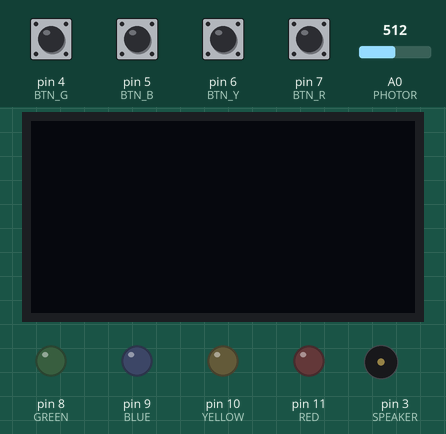
The sketch below on a simulated Arduino Uno, built with avr-gcc and run on an emulated ATmega328P. On the bench: 128×64 one-colour display, output pins drawn as LEDs (lit = HIGH), buzzer (waves = sounding). The inputs (shaded band) are chosen by the test bench; at power-on: pin 4 (BTN_G), pin 5 (BTN_B), pin 6 (BTN_Y), pin 7 (BTN_R) HIGH, A0 (PHOTOR) = 512. Random numbers use the default seed unless the sketch sets one; what the sketch prints to the serial monitor is not drawn.

Above: at 2.8 s.
2.9 s: pin 6 (BTN_Y) pulled LOW for 0.15 s
At 5.2 s:
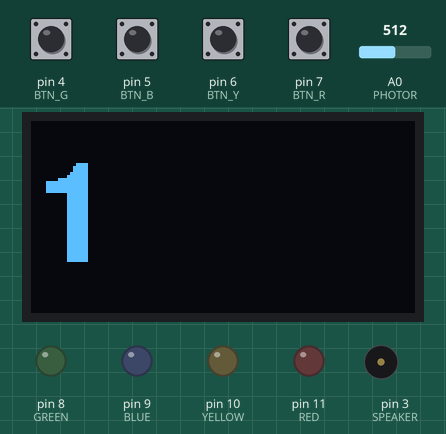
5.7 s: pin 4 (BTN_G) pulled LOW for 0.15 s
At 6.4 s:
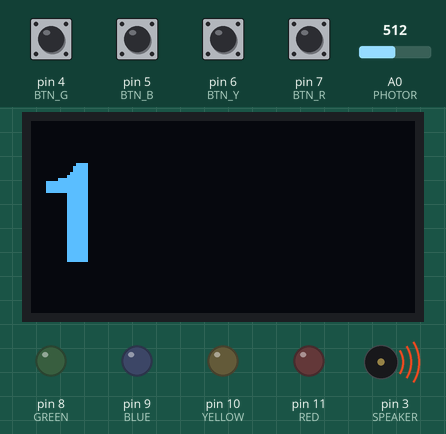
8.7 s: pin 5 (BTN_B) pulled LOW for 0.15 s
At 8.83 s:
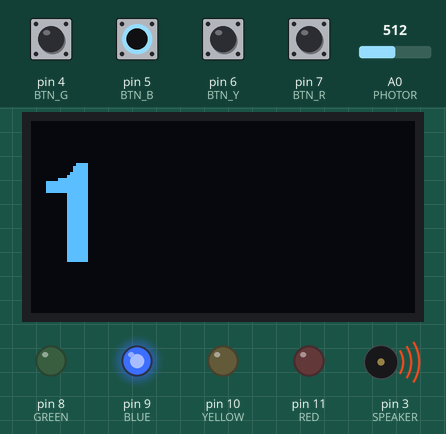
10.4 s: pin 6 (BTN_Y) pulled LOW for 1 s
At 11.48 s:
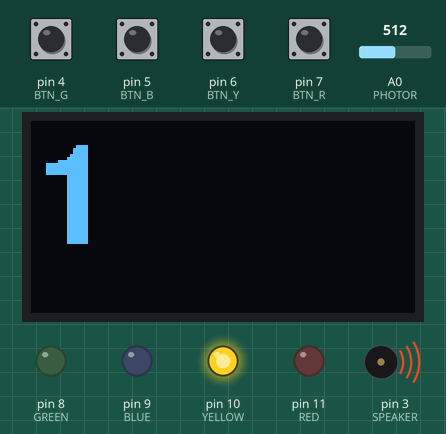
12.9 s: pin 7 (BTN_R) pulled LOW for 0.15 s
At 14.1 s:
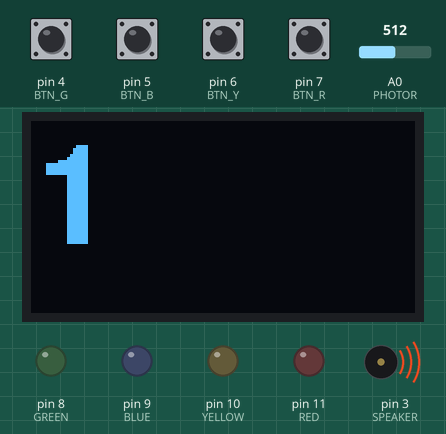
14.6 s: A0 (PHOTOR) set to 306
At 16.2 s:
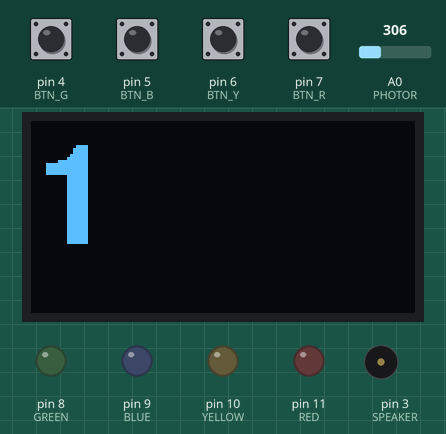
Timing chart, 0 to 17.3 s (numbered marks = the images above; inputs shaded):
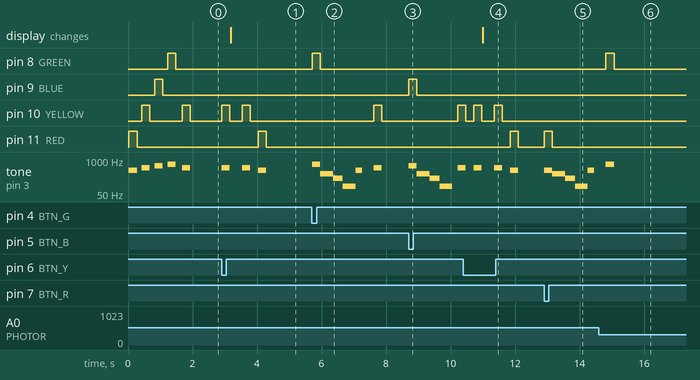

The sketch:

Simon.ino
```cpp
#include <SPI.h>
#include <Wire.h>
#include <Adafruit_GFX.h>
#include <Adafruit_SSD1306.h>
#include <fonts/FreeSansBold24pt7b.h>

//#include <avr/wdt.h>

// REQUIRED FOR THE SCREEN:

#define SCREEN_WIDTH 128 // OLED display width, in pixels
#define SCREEN_HEIGHT 64 // OLED display height, in pixels

#define OLED_RESET     -1 // Reset pin # (or -1 if sharing Arduino reset pin)
#define SCREEN_ADDRESS 0x3C ///< See datasheet for Address; 0x3D for 128x64, 0x3C for 128x32
Adafruit_SSD1306 display(SCREEN_WIDTH, SCREEN_HEIGHT, &Wire, OLED_RESET);

// END

#define RED     11
#define YELLOW  10
#define BLUE     9
#define GREEN    8

#define BTN_R   7
#define BTN_Y   6
#define BTN_B   5
#define BTN_G   4

#define PHOTOR  14

#define SPEAKER 3

String pattern = "";        // This variable is where the randomly generated pattern will be stored
int score = 0;              // This variable stores your current score
int count = 0;              // This variable keeps track of where in the sequence the player is while repeating the pattern
bool waiting = false;       // This variable tracks whether the game is playing a sequence or waiting for the player to complete the last sequence

const bool playSound = true;

void setup() {

  //Set pin modes

  pinMode(RED, OUTPUT);
  pinMode(YELLOW, OUTPUT);
  pinMode(BLUE, OUTPUT);
  pinMode(GREEN, OUTPUT);

  pinMode(BTN_R, INPUT_PULLUP);
  pinMode(BTN_Y, INPUT_PULLUP);
  pinMode(BTN_G, INPUT_PULLUP);
  pinMode(BTN_B, INPUT_PULLUP);

  pinMode(PHOTOR, INPUT);

  pinMode(SPEAKER, OUTPUT);

  //Activate the display module
  Serial.begin(9600);
  if(!display.begin(SSD1306_SWITCHCAPVCC, SCREEN_ADDRESS)) {
    Serial.println(F("SSD1306 allocation failed"));
    for(;;); // Don't proceed, loop forever
  }
  //end

  //Boot up test sequence lights all LEDs sequentially
  showRed();
  delay(150);
  showYellow();
  delay(150);
  showBlue();
  delay(150);
  showGreen();
  delay(150);
  //end

  setSequence();    //Randomly generate a pattern

}

void setSequence() {

  // First we need to seed our random number generator with a truly random number
  randomSeed(analogRead(14));

  // This generates a 100-character String that consists of randomly selected letters corresponding to the 4 colors
  for (int i = 0; i < 100; i++) {
    int ran = random(0,4);
    if (ran == 1) pattern+='B';
    else if (ran == 2) pattern+='G';
    else if (ran == 3) pattern+='R';
    else pattern+='Y';
  }

  Serial.println(pattern);

}

void loop() {

  // Turn off all lights
  digitalWrite(RED, LOW);
  digitalWrite(YELLOW, LOW);
  digitalWrite(BLUE, LOW);
  digitalWrite(GREEN, LOW);

  // When not waiting for the player, play the pattern up to the current score
  if (!waiting) {
    count = 0;
    for (int i=0; i<=score; i++) {
      char color = pattern[i];
      if (color == 'B') showBlue();
      else if (color == 'G') showGreen();
      else if (color == 'Y') showYellow();
      else if (color == 'R') showRed();
      delay(250);
    }
    waiting = true;     // When the sequence is done playing, we are now waiting for the player
  }


  //For each button pressed, first light up the corresponding LED, play a tone, and then check if the button pressed is the correct one
  if (digitalRead(BTN_B)==LOW) {
     showBlue();
     check('B');
  }

  if (digitalRead(BTN_G)==LOW) {
     showGreen();
     check('G');
  }

  if (digitalRead(BTN_R)==LOW) {
     showRed();
     check('R');
  }

  if (digitalRead(BTN_Y)==LOW) {
     showYellow();
     check('Y');
  }

  delay(10);

  //wdt_reset(); //ignore this

}

void check(char x) {

  Serial.println(x);

  if (pattern[count] == x) {      // Is the letter at number count equal to the button pressed
    count++;                      // Increase the count
    if (count > score) {          // Did you just press the last button in the pattern?
      score++;                    // Increase the score
      count = 0;                  // Reset the count
      waiting = false;            // We are no longer waiting for the player

       //Display the score:
      display.clearDisplay();
      display.setCursor(1, 40);              // Start at top-left corner
      display.setTextSize(1);               // Set font size
      display.setTextColor(SSD1306_WHITE);  // Set color to white
      display.setFont(&FreeSansBold24pt7b);
      display.println(score, DEC);          // display the score as a decimal
      display.display();
      delay(250);
    }
  } else {
    //  Game over
    if (playSound) {

      Serial.println("your score:");
      Serial.println(score);

      tone(SPEAKER, 300);
      delay(400);
      tone(SPEAKER, 200);
      delay(300);
      tone(SPEAKER, 100);
      delay(400);
      noTone(SPEAKER);

      for (int i=0; i < score; i++) {
        tone(SPEAKER, (400 + 50*i));
        delay(200);
        noTone(SPEAKER);
        delay(200);
      }

      //Reset all variables
      score = 0;
      count = 0;
      pattern = "";
      setSequence();        //Generate a new pattern
      waiting = false;
    }
  }
  delay(100);
}

void showRed() {

   digitalWrite(RED, HIGH);
   tone(SPEAKER,400);
   delay(250);
   noTone(SPEAKER);
   digitalWrite(RED, LOW);

}

void showYellow() {

   digitalWrite(YELLOW, HIGH);
   tone(SPEAKER,500);
   delay(250);
   noTone(SPEAKER);
   digitalWrite(YELLOW, LOW);

}

void showBlue() {

    digitalWrite(BLUE, HIGH);
    tone(SPEAKER,600);
    delay(250);
    noTone(SPEAKER);
    digitalWrite(BLUE, LOW);

}

void showGreen() {

   digitalWrite(GREEN, HIGH);
   tone(SPEAKER,700);
   delay(250);
   noTone(SPEAKER);
   digitalWrite(GREEN, LOW);

}


//graphics stuff starts here:

const unsigned char myBitmap [] PROGMEM = {
  0x00, 0x00, 0x00, 0x00, 0x00, 0x00, 0x00, 0x00, 0x00, 0x00, 0x00, 0x00, 0x00, 0x00, 0x00, 0x00,
  0x00, 0x00, 0x00, 0x00, 0x00, 0x00, 0x00, 0x00, 0x00, 0x00, 0x00, 0x00, 0x00, 0x00, 0x00, 0x00,
  0x00, 0x00, 0x00, 0x00, 0x00, 0x00, 0x00, 0x00, 0x00, 0x00, 0x00, 0x00, 0x00, 0x00, 0x00, 0x00,
  0x00, 0x00, 0x00, 0x00, 0x00, 0x00, 0x00, 0x00, 0x00, 0x00, 0x00, 0x00, 0x00, 0x00, 0x00, 0x00,
  0x00, 0x00, 0x00, 0x00, 0x00, 0x00, 0x00, 0x00, 0x3f, 0xc0, 0x00, 0x00, 0x00, 0x00, 0x00, 0x00,
  0x00, 0x00, 0x00, 0x00, 0x00, 0x00, 0x00, 0x00, 0xff, 0xf0, 0x00, 0x00, 0x00, 0x00, 0x00, 0x00,
  0x00, 0x00, 0x00, 0x00, 0x00, 0x00, 0x00, 0x03, 0xe0, 0x78, 0x00, 0x00, 0x00, 0x00, 0x00, 0x00,
  0x00, 0x00, 0x00, 0x00, 0x00, 0x00, 0x00, 0xff, 0xc0, 0x3c, 0x00, 0x00, 0x00, 0x00, 0x00, 0x00,
  0x00, 0x00, 0x00, 0x00, 0x00, 0x1f, 0xff, 0xff, 0x00, 0x0e, 0x00, 0x00, 0x00, 0x00, 0x00, 0x00,
  0x00, 0x00, 0x00, 0x00, 0x03, 0xff, 0xff, 0xff, 0x00, 0x07, 0x80, 0x00, 0x00, 0x00, 0x00, 0x00,
  0x00, 0x00, 0x00, 0x00, 0x07, 0xf0, 0x00, 0x00, 0x00, 0x03, 0x80, 0x00, 0x00, 0x00, 0x00, 0x00,
  0x00, 0x00, 0x00, 0x00, 0x1e, 0x00, 0x00, 0x00, 0x00, 0x01, 0xc0, 0x00, 0x00, 0x00, 0x00, 0x00,
  0x00, 0x00, 0x00, 0x00, 0x7c, 0x00, 0x00, 0x00, 0x00, 0x00, 0xe0, 0x00, 0x00, 0x00, 0x00, 0x00,
  0x00, 0x00, 0x00, 0x00, 0xf0, 0x00, 0x00, 0x00, 0x00, 0x00, 0x60, 0x00, 0x00, 0x00, 0x00, 0x00,
  0x00, 0x00, 0x00, 0x01, 0xc0, 0x00, 0x00, 0x00, 0x00, 0x00, 0x70, 0x00, 0x00, 0x00, 0x00, 0x00,
  0x00, 0x00, 0x00, 0x01, 0x80, 0x00, 0x00, 0x00, 0x00, 0x00, 0x38, 0x00, 0x00, 0x00, 0x00, 0x00,
  0x00, 0x00, 0x00, 0x07, 0x80, 0x00, 0x00, 0x00, 0x00, 0x00, 0x18, 0x00, 0x00, 0x00, 0x00, 0x00,
  0x00, 0x00, 0x00, 0x0f, 0x00, 0x0f, 0x00, 0x00, 0x00, 0x00, 0x1c, 0x00, 0x00, 0x00, 0x00, 0x00,
  0x00, 0x00, 0x00, 0x1c, 0x00, 0x1f, 0x00, 0x00, 0x70, 0x00, 0x0c, 0x00, 0x00, 0x00, 0x00, 0x00,
  0x00, 0x00, 0x00, 0x3c, 0x00, 0x7c, 0x00, 0x00, 0xfc, 0x00, 0x0e, 0x00, 0x00, 0x00, 0x00, 0x00,
  0x00, 0x00, 0x00, 0x30, 0x00, 0xfc, 0x00, 0x00, 0xfc, 0x00, 0x06, 0x00, 0x00, 0x00, 0x00, 0x00,
  0x00, 0x00, 0x00, 0x30, 0x03, 0xfc, 0x00, 0x00, 0xfc, 0x00, 0x06, 0x00, 0x00, 0x00, 0x00, 0x00,
  0x00, 0x00, 0x00, 0x70, 0x07, 0xfc, 0x00, 0x00, 0xfc, 0x00, 0x07, 0x00, 0x00, 0x00, 0x00, 0x00,
  0x00, 0x00, 0x00, 0x60, 0x0f, 0xfc, 0x00, 0x00, 0xfc, 0x00, 0x03, 0x00, 0x00, 0x00, 0x00, 0x00,
  0x00, 0x00, 0x00, 0x60, 0x1f, 0xfc, 0x00, 0x00, 0xfc, 0x00, 0x03, 0x00, 0x00, 0x00, 0x00, 0x00,
  0x00, 0x00, 0x00, 0x60, 0x3f, 0xfc, 0x00, 0x00, 0xf8, 0x00, 0x03, 0x00, 0x00, 0x00, 0x00, 0x00,
  0x00, 0x00, 0x00, 0xe0, 0x3f, 0xfc, 0x00, 0x00, 0x38, 0x00, 0x03, 0x00, 0x00, 0x00, 0x00, 0x00,
  0x00, 0x00, 0x00, 0xc0, 0x3f, 0xfc, 0x00, 0x00, 0x00, 0x00, 0x03, 0x00, 0x00, 0x00, 0x00, 0x00,
  0x00, 0x00, 0x00, 0xc0, 0x7f, 0xfc, 0x00, 0x00, 0x00, 0x00, 0x03, 0x00, 0x00, 0x00, 0x00, 0x00,
  0x00, 0x00, 0x00, 0xc0, 0x7f, 0xfc, 0x00, 0x00, 0x00, 0x00, 0x03, 0x00, 0x00, 0x00, 0x00, 0x00,
  0x00, 0x00, 0x00, 0xc0, 0x7f, 0xfc, 0x00, 0x00, 0x00, 0x00, 0x03, 0x00, 0x00, 0x00, 0x00, 0x00,
  0x00, 0x00, 0x00, 0xc0, 0x7f, 0xfc, 0x00, 0x00, 0x00, 0x00, 0x03, 0x00, 0x00, 0x00, 0x00, 0x00,
  0x00, 0x00, 0x00, 0xe0, 0x7f, 0xfc, 0x00, 0x00, 0x00, 0x00, 0x07, 0x00, 0x00, 0x00, 0x00, 0x00,
  0x00, 0x00, 0x00, 0x60, 0x7f, 0xfe, 0x00, 0x00, 0x00, 0x00, 0x06, 0x00, 0x00, 0x00, 0x00, 0x00,
  0x00, 0x00, 0x00, 0x70, 0x7f, 0xfe, 0x00, 0x00, 0x00, 0x00, 0x06, 0x00, 0x00, 0x00, 0x00, 0x00,
  0x00, 0x00, 0x00, 0x38, 0x3f, 0xfe, 0x00, 0x00, 0x00, 0x00, 0x0e, 0x00, 0x00, 0x00, 0x00, 0x00,
  0x00, 0x00, 0x00, 0x1c, 0x3f, 0xfe, 0x00, 0x00, 0xf8, 0x00, 0x0c, 0x00, 0x00, 0x00, 0x00, 0x00,
  0x00, 0x00, 0x00, 0x0e, 0x0f, 0xff, 0x00, 0x01, 0xfc, 0x00, 0x0c, 0x00, 0x00, 0x00, 0x00, 0x00,
  0x00, 0x00, 0x00, 0x0f, 0x07, 0xff, 0x00, 0x01, 0xfc, 0x00, 0x1c, 0x00, 0x00, 0x00, 0x00, 0x00,
  0x00, 0x00, 0x00, 0x03, 0xc0, 0x3f, 0x00, 0x03, 0xfc, 0x00, 0x18, 0x00, 0x00, 0x00, 0x00, 0x00,
  0x00, 0x00, 0x00, 0x01, 0xf0, 0x00, 0x00, 0x03, 0xfc, 0x00, 0x38, 0x00, 0x00, 0x00, 0x00, 0x00,
  0x00, 0x00, 0x00, 0x00, 0x78, 0x00, 0x00, 0x03, 0xfc, 0x00, 0x30, 0x00, 0x00, 0x00, 0x00, 0x00,
  0x00, 0x00, 0x00, 0x00, 0x3c, 0x00, 0x00, 0x01, 0xf8, 0x00, 0x30, 0x00, 0x00, 0x00, 0x00, 0x00,
  0x00, 0x00, 0x00, 0x00, 0x1f, 0x80, 0x00, 0x01, 0xf8, 0x00, 0xf0, 0x00, 0x00, 0x00, 0x00, 0x00,
  0x00, 0x00, 0x00, 0x00, 0x07, 0xfc, 0x00, 0x00, 0xf0, 0x01, 0xe0, 0x00, 0x00, 0x00, 0x00, 0x00,
  0x00, 0x00, 0x00, 0x00, 0x00, 0xff, 0xc0, 0x00, 0x00, 0x0f, 0x80, 0x00, 0x00, 0x00, 0x00, 0x00,
  0x00, 0x00, 0x00, 0x00, 0x00, 0x07, 0xf8, 0x00, 0x00, 0x3f, 0x00, 0x00, 0x00, 0x00, 0x00, 0x00,
  0x00, 0x00, 0x00, 0x00, 0x00, 0x00, 0x7f, 0xf8, 0x01, 0xf8, 0x00, 0x00, 0x00, 0x00, 0x00, 0x00,
  0x00, 0x00, 0x00, 0x00, 0x00, 0x00, 0x0f, 0xff, 0xff, 0xe0, 0x00, 0x00, 0x00, 0x00, 0x00, 0x00,
  0x00, 0x00, 0x00, 0x00, 0x00, 0x00, 0x00, 0x0f, 0xff, 0x00, 0x00, 0x00, 0x00, 0x00, 0x00, 0x00,
  0x00, 0x00, 0x00, 0x00, 0x00, 0x00, 0x00, 0x00, 0x00, 0x00, 0x00, 0x00, 0x00, 0x00, 0x00, 0x00,
  0x00, 0x00, 0x00, 0x00, 0x00, 0x00, 0x00, 0x00, 0x00, 0x00, 0x00, 0x00, 0x00, 0x00, 0x00, 0x00,
  0x00, 0x00, 0x00, 0x00, 0x00, 0x00, 0x00, 0x00, 0x00, 0x00, 0x00, 0x00, 0x00, 0x00, 0x00, 0x00,
  0x00, 0x00, 0x00, 0x00, 0x00, 0x00, 0x00, 0x00, 0x00, 0x00, 0x00, 0x00, 0x00, 0x00, 0x00, 0x00,
  0x00, 0x00, 0x00, 0x00, 0x00, 0x00, 0x00, 0x00, 0x00, 0x00, 0x00, 0x00, 0x00, 0x00, 0x00, 0x00,
  0x00, 0x00, 0x00, 0x00, 0x00, 0x00, 0x00, 0x00, 0x00, 0x00, 0x00, 0x00, 0x00, 0x00, 0x00, 0x00,
  0x00, 0x00, 0x00, 0x00, 0x00, 0x00, 0x00, 0x00, 0x00, 0x00, 0x00, 0x00, 0x00, 0x00, 0x00, 0x00,
  0x00, 0x00, 0x00, 0x00, 0x00, 0x00, 0x00, 0x00, 0x00, 0x00, 0x00, 0x00, 0x00, 0x00, 0x00, 0x00,
  0x00, 0x00, 0x00, 0x00, 0x00, 0x00, 0x00, 0x00, 0x00, 0x00, 0x00, 0x00, 0x00, 0x00, 0x00, 0x00,
  0x00, 0x00, 0x00, 0x00, 0x00, 0x00, 0x00, 0x00, 0x00, 0x00, 0x00, 0x00, 0x00, 0x00, 0x00, 0x00,
  0x00, 0x00, 0x00, 0x00, 0x00, 0x00, 0x00, 0x00, 0x00, 0x00, 0x00, 0x00, 0x00, 0x00, 0x00, 0x00,
  0x00, 0x00, 0x00, 0x00, 0x00, 0x00, 0x00, 0x00, 0x00, 0x00, 0x00, 0x00, 0x00, 0x00, 0x00, 0x00,
  0x00, 0x00, 0x00, 0x00, 0x00, 0x00, 0x00, 0x00, 0x00, 0x00, 0x00, 0x00, 0x00, 0x00, 0x00, 0x00,
  0x00, 0x00, 0x00, 0x00, 0x00, 0x00, 0x00, 0x00, 0x00, 0x00, 0x00, 0x00, 0x00, 0x00, 0x00, 0x00
};

void drawImage(void) {
  display.clearDisplay();
  display.drawBitmap(
    0, 0, myBitmap, 128, 64, 1);
  display.display();
  delay(1000);
}
```

Measured:
- after the input at 2.9 s, pin 10 (YELLOW): alternates HIGH for 0.25 s and LOW for 0.39 s, 4 changes in all, then stays LOW, starting at once; pin 11 (RED): LOW → HIGH after 1.1 s, → LOW 0.25 s later; tone on pin 3 (SPEAKER): plays 500 Hz for 0.25 s, 500 Hz for 0.25 s, 400 Hz for 0.25 s, starting at once; the display: changes after 0.28 s (image 1)
- after the input at 5.7 s, pin 8 (GREEN): LOW → HIGH at once, → LOW 0.25 s later; pin 10 (YELLOW): LOW → HIGH after 1.9 s, → LOW 0.25 s later; tone on pin 3 (SPEAKER): plays 700 Hz for 0.25 s, 300 Hz for 0.40 s, 200 Hz for 0.30 s, 100 Hz for 0.40 s, 400 Hz for 0.20 s, 500 Hz for 0.25 s, starting at once
- after the input at 8.7 s, pin 9 (BLUE): LOW → HIGH at once, → LOW 0.25 s later; pin 10 (YELLOW): LOW → HIGH after 1.5 s; tone on pin 3 (SPEAKER): plays 600 Hz for 0.25 s, 300 Hz for 0.40 s, 200 Hz for 0.30 s, 100 Hz for 0.40 s, 500 Hz for 0.18 s, starting at once
- after the input at 10.4 s, pin 11 (RED): LOW → HIGH after 1.5 s, → LOW 0.25 s later; the display: changes after 0.60 s (image 4)
- after the input at 12.9 s, pin 11 (RED): LOW → HIGH at once, → LOW 0.25 s later; tone on pin 3 (SPEAKER): plays 400 Hz for 0.25 s, 300 Hz for 0.40 s, 200 Hz for 0.30 s, 100 Hz for 0.40 s, 400 Hz for 0.20 s, starting at once
- after the input at 14.6 s, pin 8 (GREEN): LOW → HIGH after 0.22 s, → LOW 0.25 s later
- by itself, tone on pin 3 (SPEAKER): plays 400 Hz for 0.25 s, 500 Hz for 0.25 s, 600 Hz for 0.25 s, 700 Hz for 0.25 s, 500 Hz for 0.25 s
